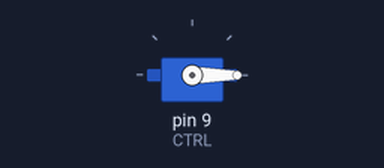
Simulated run of this sketch. Board: Arduino Uno, built with avr-gcc and run on an emulated ATmega328P. On the bench: servo.

Above: at 0.05 s.
At 9.05 s:
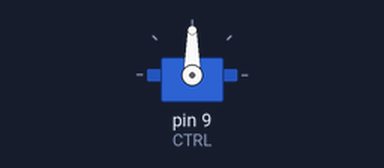
At 18.1 s:
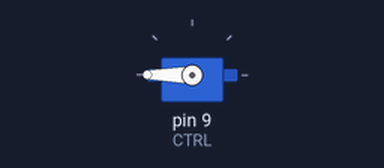
At 39.87 s:
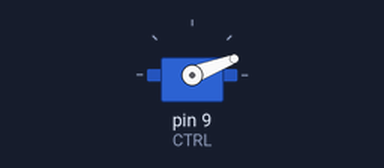
Timing chart, 0 to 40.0 s (numbered marks = the images above):
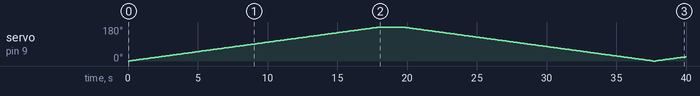

The sketch:

servo.ino
```cpp
/*
 * Proba de funcionamento dun servomotor
 * empregando a librería <Servo.h>
 */

#include <Servo.h>

//Pin de control do servo
#define CTRL 9

//Declaramos o obxecto motor
//da clase Servo
Servo motor;
int veloc = 100;

void setup() {
  motor.attach(CTRL);
}

void loop() {
  //Move o servo entre 0º e 180º en
  //incrementos de 5º
  for(int i = 0; i <= 180; i++) {
    motor.write(i);
    delay(veloc);
  }
  delay(15*veloc);
  //Move o servo entre 180º e 0º en
  //decrementos de 5º
  for(int i = 180; i >= 0; i--) {
    motor.write(i);
    delay(veloc);
  }
}
```

Measured:
- by itself, servo on pin 9 (CTRL): 0° → 1° at 0.10 s, → 2° 0.10 s later, → 3° 0.10 s later, → 4° 0.10 s later, … (382 changes in this stretch)
